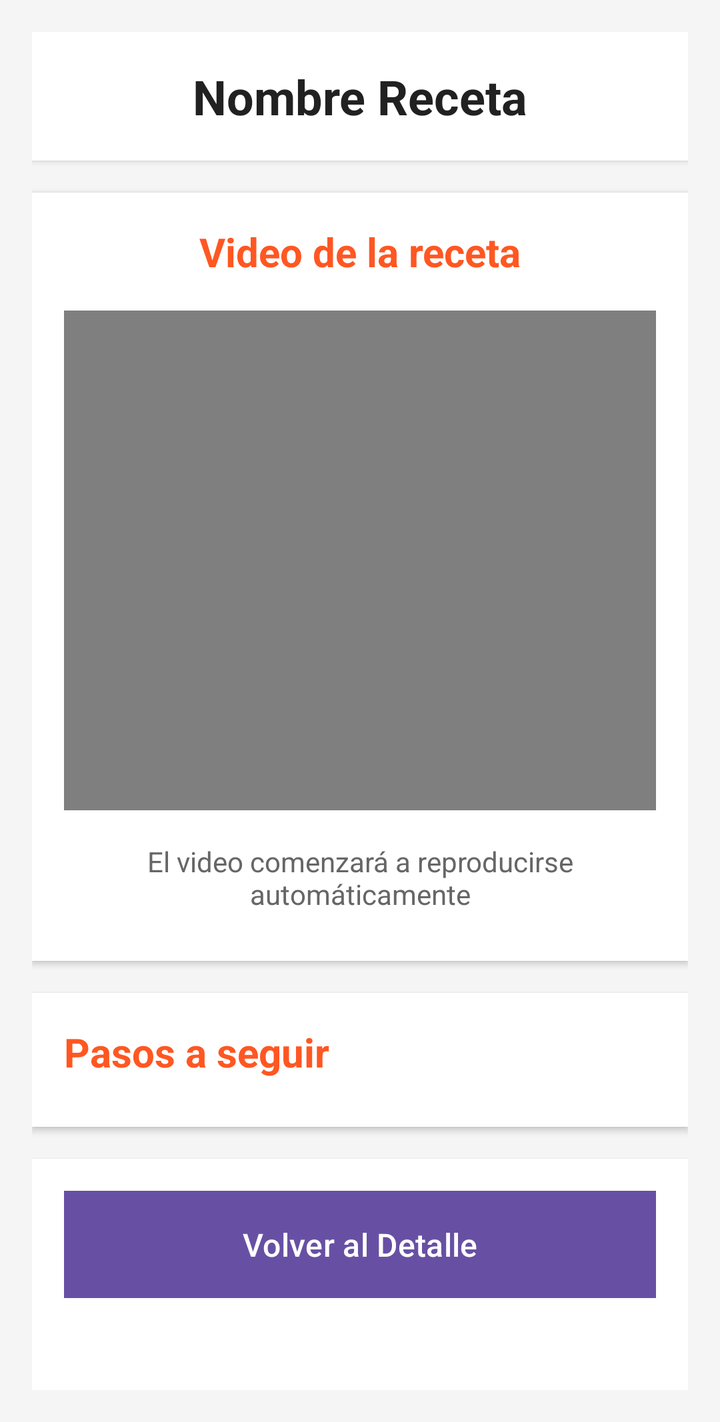
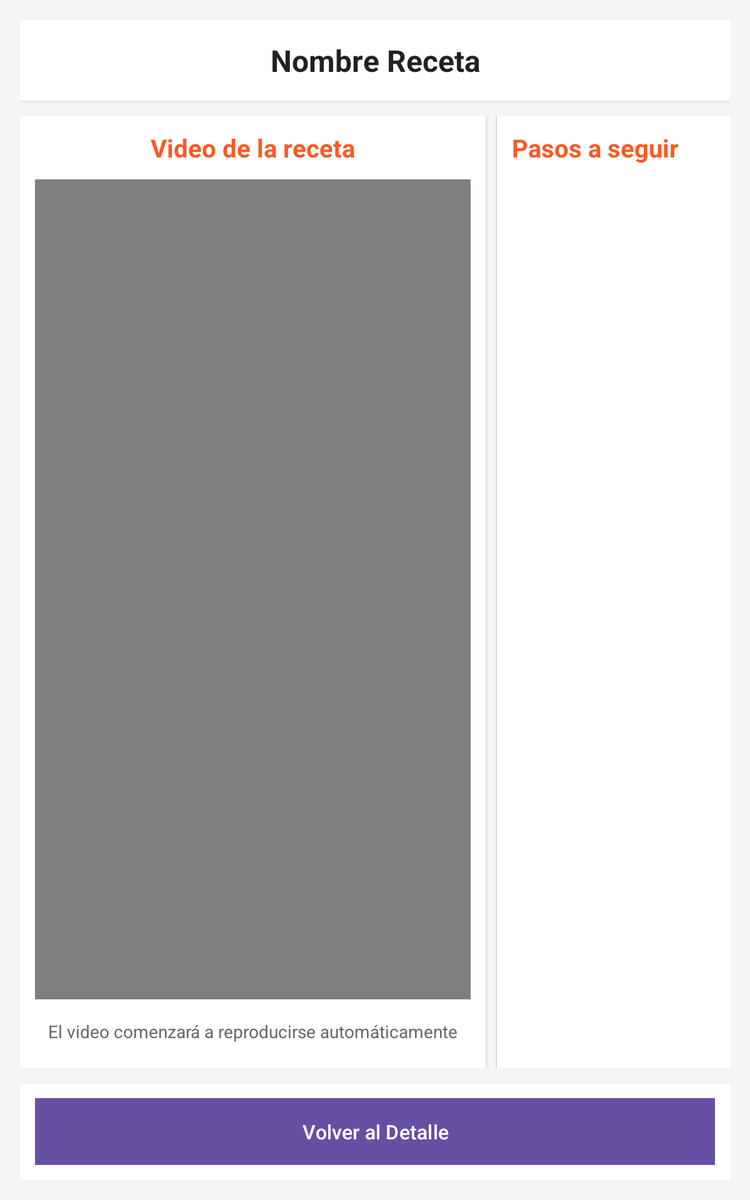

One screen, two layout resources from the same app: the default and the repository's alternative for another configuration. Each is rendered where Android would select it; the XML of both is given below.
<!-- AndroidManifest.xml: application theme Theme.VersionSimpleCookEasy -->
<!-- res/layout/activity_video_pasos.xml -->
<?xml version="1.0" encoding="utf-8"?>
<ScrollView
    xmlns:android="http://schemas.android.com/apk/res/android"
    android:layout_width="match_parent"
    android:layout_height="match_parent"
    android:padding="16dp"
    android:background="#f5f5f5"
    android:fillViewport="true">

    <LinearLayout
        android:layout_width="match_parent"
        android:layout_height="wrap_content"
        android:orientation="vertical">

        
        <LinearLayout
            android:layout_width="match_parent"
            android:layout_height="wrap_content"
            android:orientation="vertical"
            android:background="#ffffff"
            android:padding="16dp"
            android:elevation="2dp"
            android:layout_marginBottom="16dp">

            <TextView
                android:id="@+id/txtNombreRecetaVideo"
                android:layout_width="match_parent"
                android:layout_height="wrap_content"
                android:text="Nombre Receta"
                android:textSize="24sp"
                android:textStyle="bold"
                android:gravity="center"
                android:textColor="@color/text_primary" />

        </LinearLayout>

        
        <LinearLayout
            android:layout_width="match_parent"
            android:layout_height="wrap_content"
            android:orientation="vertical"
            android:background="#ffffff"
            android:padding="16dp"
            android:elevation="2dp"
            android:layout_marginBottom="16dp">

            <TextView
                android:layout_width="match_parent"
                android:layout_height="wrap_content"
                android:text="@string/rec_vid"
                android:textSize="20sp"
                android:textStyle="bold"
                android:textColor="#FF5722"
                android:gravity="center" />

            <FrameLayout
                android:id="@+id/videoContainer"
                android:layout_width="match_parent"
                android:layout_height="250dp"
                android:layout_marginTop="16dp"
                android:background="#000000">

                <VideoView
                    android:id="@+id/videoViewReceta"
                    android:layout_width="match_parent"
                    android:layout_height="match_parent"
                    android:layout_gravity="center" />

            </FrameLayout>

            <TextView
                android:id="@+id/txtMensajeVideo"
                android:layout_width="match_parent"
                android:layout_height="wrap_content"
                android:text="@string/vid_load"
                android:textSize="14sp"
                android:textColor="#666666"
                android:gravity="center"
                android:layout_marginTop="8dp"
                android:padding="8dp" />

        </LinearLayout>

        
        <LinearLayout
            android:layout_width="match_parent"
            android:layout_height="wrap_content"
            android:orientation="vertical"
            android:background="#ffffff"
            android:padding="16dp"
            android:elevation="2dp"
            android:layout_marginBottom="16dp">

            <TextView
                android:layout_width="match_parent"
                android:layout_height="wrap_content"
                android:text="@string/pasos"
                android:textSize="20sp"
                android:textStyle="bold"
                android:textColor="#FF5722" />

            <LinearLayout
                android:id="@+id/layoutPasos"
                android:layout_width="match_parent"
                android:layout_height="wrap_content"
                android:orientation="vertical"
                android:layout_marginTop="8dp">


            </LinearLayout>

        </LinearLayout>

        
        <LinearLayout
            android:layout_width="match_parent"
            android:layout_height="wrap_content"
            android:orientation="vertical"
            android:background="#ffffff"
            android:padding="16dp"
            android:elevation="2dp">

            <Button
                android:id="@+id/btnVolverAbajo"
                android:layout_width="match_parent"
                android:layout_height="wrap_content"
                android:text="@string/back_det"
                android:background="#666666"
                android:textColor="#ffffff"
                android:padding="12dp"
                android:textSize="16sp" />

            <View
                android:layout_width="match_parent"
                android:layout_height="30dp" />

        </LinearLayout>

    </LinearLayout>

</ScrollView>
<!-- resources referenced by this layout -->
<resources>
  <color name="text_primary">#212121</color>
  <string name="back_det">Volver al Detalle</string>
  <string name="pasos">Pasos a seguir</string>
  <string name="rec_vid">Video de la receta</string>
  <string name="vid_load">El video comenzará a reproducirse automáticamente</string>
  <style name="Theme.VersionSimpleCookEasy" parent="Base.Theme.VersionSimpleCookEasy" />
  <style name="Base.Theme.VersionSimpleCookEasy" parent="Theme.Material3.DayNight.NoActionBar">
          
          
      </style>
</resources>
<!-- res/layout-large/activity_video_pasos.xml (the repository's variant of the layout above) -->
<!-- drawn on a 7-inch tablet held upright -->
<?xml version="1.0" encoding="utf-8"?>
<LinearLayout xmlns:android="http://schemas.android.com/apk/res/android"
    android:orientation="vertical"
    android:layout_width="match_parent"
    android:layout_height="match_parent"
    android:padding="16dp"
    android:background="#f5f5f5">

    
    <LinearLayout
        android:layout_width="match_parent"
        android:layout_height="wrap_content"
        android:orientation="vertical"
        android:background="#ffffff"
        android:padding="16dp"
        android:elevation="2dp"
        android:layout_marginBottom="12dp">

        <TextView
            android:id="@+id/txtNombreRecetaVideo"
            android:layout_width="match_parent"
            android:layout_height="wrap_content"
            android:text="Nombre Receta"
            android:textSize="24sp"
            android:textStyle="bold"
            android:gravity="center"
            android:textColor="@color/text_primary" />

    </LinearLayout>

    
    <LinearLayout
        android:layout_width="match_parent"
        android:layout_height="0dp"
        android:layout_weight="1"
        android:orientation="horizontal"
        android:weightSum="3"
        android:divider="?android:attr/dividerVertical"
        android:showDividers="middle">

        
        <LinearLayout
            android:layout_width="0dp"
            android:layout_height="match_parent"
            android:layout_weight="2"
            android:orientation="vertical"
            android:background="#ffffff"
            android:padding="12dp"
            android:elevation="2dp"
            android:layout_marginEnd="8dp">

            <TextView
                android:layout_width="match_parent"
                android:layout_height="wrap_content"
                android:text="@string/rec_vid"
                android:textSize="20sp"
                android:textStyle="bold"
                android:textColor="#FF5722"
                android:gravity="center" />

            <FrameLayout
                android:id="@+id/videoContainer"
                android:layout_width="match_parent"
                android:layout_height="0dp"
                android:layout_weight="1"
                android:layout_marginTop="12dp"
                android:background="#000000">

                <VideoView
                    android:id="@+id/videoViewReceta"
                    android:layout_width="match_parent"
                    android:layout_height="match_parent"
                    android:layout_gravity="center" />

                <ProgressBar
                    android:id="@+id/progressBarVideo"
                    android:layout_width="wrap_content"
                    android:layout_height="wrap_content"
                    android:layout_gravity="center"
                    android:visibility="gone" />

            </FrameLayout>

            <TextView
                android:id="@+id/txtMensajeVideo"
                android:layout_width="match_parent"
                android:layout_height="wrap_content"
                android:text="@string/vid_load"
                android:textSize="14sp"
                android:textColor="#666666"
                android:gravity="center"
                android:layout_marginTop="8dp"
                android:padding="8dp" />

        </LinearLayout>

        
        <ScrollView
            android:layout_width="0dp"
            android:layout_height="match_parent"
            android:layout_weight="1"
            android:fillViewport="true">

            <LinearLayout
                android:layout_width="match_parent"
                android:layout_height="wrap_content"
                android:orientation="vertical"
                android:background="#ffffff"
                android:padding="12dp"
                android:elevation="2dp">

                <TextView
                    android:layout_width="match_parent"
                    android:layout_height="wrap_content"
                    android:text="@string/pasos"
                    android:textSize="20sp"
                    android:textStyle="bold"
                    android:textColor="#FF5722" />

                <LinearLayout
                    android:id="@+id/layoutPasos"
                    android:layout_width="match_parent"
                    android:layout_height="wrap_content"
                    android:orientation="vertical"
                    android:layout_marginTop="8dp">


                </LinearLayout>

            </LinearLayout>

        </ScrollView>

    </LinearLayout>

    <LinearLayout
        android:layout_width="match_parent"
        android:layout_height="wrap_content"
        android:orientation="vertical"
        android:background="#ffffff"
        android:padding="12dp"
        android:elevation="2dp"
        android:layout_marginTop="12dp">

        <Button
            android:id="@+id/btnVolverAbajo"
            android:layout_width="match_parent"
            android:layout_height="wrap_content"
            android:text="@string/back_det"
            android:background="#666666"
            android:textColor="#ffffff"
            android:padding="12dp"
            android:textSize="16sp" />

    </LinearLayout>

</LinearLayout>
